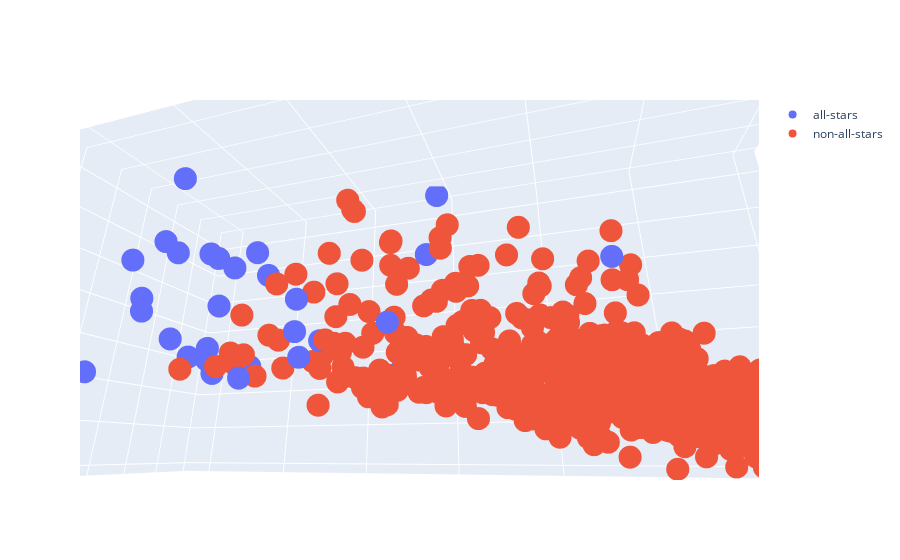

Here is the notebook cell this chart was saved with:
### Code cell
fig = go.Figure()
fig.add_trace(go.Scatter3d(x=allstar_2022_player_data['pts_per_game'], y=allstar_2022_player_data['ast_per_game'], z=allstar_2022_player_data['trb_per_game'],
                                   mode='markers', text=allstar_2022_player_data['player'], name='all-stars'))
fig.add_trace(go.Scatter3d(x=not_allstar_2022_player_data['pts_per_game'], y=not_allstar_2022_player_data['ast_per_game'], z=not_allstar_2022_player_data['trb_per_game'],
                                   mode='markers', text=not_allstar_2022_player_data['player'], name='non-all-stars'))
fig.show()

### Figure 1 — Plotly figure (JSON) as saved in the notebook; plotly's stock layout.template omitted (floating-point values rounded to 4 significant figures; data arrays with more than 128 entries replaced by an {"elided": "..."} marker saying what was removed)
{"data": [{"mode": "markers", "name": "all-stars", "text": ["Andrew Wiggins", "Chris Paul", "Darius Garland", "Dejounte Murray", "DeMar DeRozan", "Devin Booker", "Donovan Mitchell", "Draymond Green", "Fred VanVleet", "Giannis Antetokounmpo", "Ja Morant", "James Harden", "James Harden", "James Harden", "Jarrett Allen", "Jayson Tatum", "Jimmy Butler", "Joel Embiid", "Karl-Anthony Towns", "Kevin Durant", "Khris Middleton", "LaMelo Ball", "LeBron James", "Luka Dončić", "Nikola Jokić", "Rudy Gobert", "Stephen Curry", "Trae Young", "Zach LaVine"], "type": "scatter3d", "x": [17.2, 14.7, 21.7, 21.1, 27.9, 26.8, 25.9, 7.5, 20.3, 29.9, 27.4, 22, 22.5, 21, 16.1, 26.9, 21.4, 30.6, 24.6, 29.9, 20.1, 20.1, 30.3, 28.4, 27.1, 15.6, 25.5, 28.4, 24.4], "y": [2.2, 10.8, 8.6, 9.2, 4.9, 4.8, 5.3, 7, 6.7, 5.8, 6.7, 10.3, 10.2, 10.5, 1.6, 4.4, 5.5, 4.2, 3.6, 6.4, 5.4, 7.6, 6.2, 8.7, 7.9, 1.1, 6.3, 9.7, 4.5], "z": [4.5, 4.4, 3.3, 8.3, 5.2, 5, 4.2, 7.3, 4.4, 11.6, 5.7, 7.7, 8, 7.1, 10.8, 8, 5.9, 11.7, 9.8, 7.4, 5.4, 6.7, 8.2, 9.1, 13.8, 14.7, 5.2, 3.7, 4.6]}, {"mode": "markers", "name": "non-all-stars", "text": {"elided": "783 str values"}, "type": "scatter3d", "x": {"elided": "783 float values"}, "y": {"elided": "783 float values"}, "z": {"elided": "783 float values"}}], "layout": {"autosize": true, "scene": {"aspectmode": "auto", "aspectratio": {"x": 1.807, "y": 0.6377, "z": 0.868}, "camera": {"center": {"x": 0, "y": 0, "z": 0}, "eye": {"x": -0.3127, "y": 1.017, "z": -0.3781}, "projection": {"type": "perspective"}, "up": {"x": 0, "y": 0, "z": 1}}}}}
